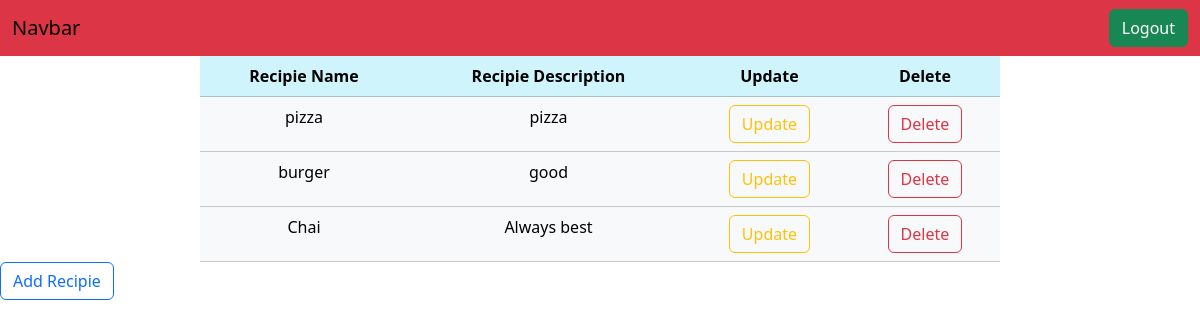
The page / (signed in) on the database as committed earlier.
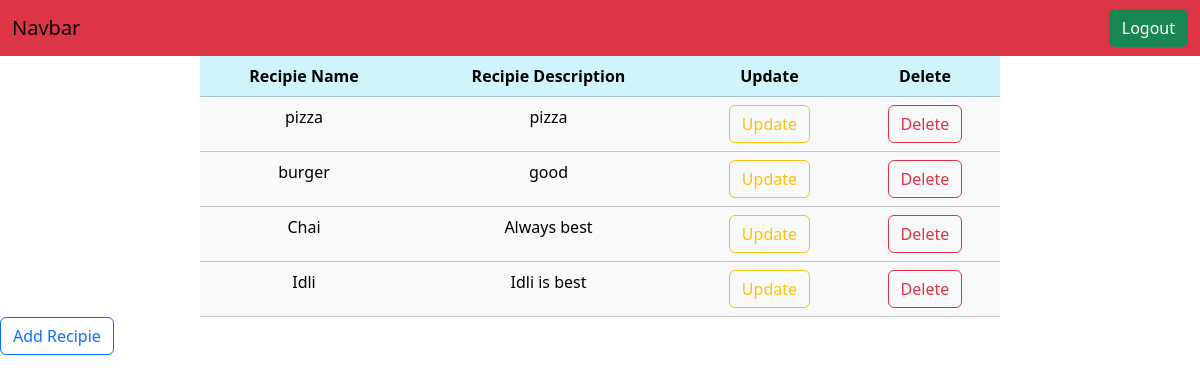
The same page on the database as committed later.
### recipie/models.py (models this page shows)
class Recipie(models.Model):
    user=models.ForeignKey(User,on_delete=models.SET_NULL,null=True,blank=True)
    recipie_name=models.CharField(max_length=200,null=True)
    recipie_description=models.TextField(max_length=1000,null=True)

### recipie/views.py (the view)
# urls.py: path('',showrecipies,name="showrecipies"),
@login_required(login_url="login/")
def showrecipies(request):
    recipies=Recipie.objects.all()
    return render(request,'showrecipies.html',context={'recipies':recipies})

### recipie/templates/showrecipies.html (shortened to what this page needs)
{%extends 'base.html'%}
{%block start%}
<table class="table" style="width: 800px; margin: auto;">
  <tr class="table-info">
    <th style="text-align: center">Recipie Name</th>
    <th style="text-align: center">Recipie Description</th>
    <th style="text-align: center">Update</th>
    <th style="text-align: center">Delete</th>
  </tr>
  {% for recipie in recipies %}
  <tr class="table-light">
    <td class="table-light" style="text-align: center">{{recipie.recipie_name}}</td>
    <td class="table-light" style="text-align: center">{{recipie.recipie_description}}</td>
    <td class="table-light" style="text-align: center">
      <a href="updaterecipie/{{recipie.id}}"
        ><button type="button" class="btn btn-outline-warning">
          Update
        </button></a
      >
    </td>
    <td class="table-light" style="text-align: center">
      <a href="deleterecipie/{{recipie.id}}"
        ><button type="button" class="btn btn-outline-danger">Delete</button></a
      >
    </td>
  </tr>
  {%endfor%}
</table>
<a href="addrecipie/{{username}}"
  ><button type="button" class="btn btn-outline-primary">Add Recipie</button></a
>
{% endblock %}

### recipie/templates/base.html (shortened to what this page needs)
<!DOCTYPE html>
<html lang="en">
<head>
    <link href="https://cdn.jsdelivr.net/npm/bootstrap@5.3.1/dist/css/bootstrap.min.css" rel="stylesheet">
</head>
<body>
    <nav class="navbar bg-danger">
        <div class="container-fluid">
          <a class="navbar-brand">Navbar</a>
          <form class="d-flex" role="search">
            {%if request.user.is_authenticated %}
            <a href="/logout/" class="btn btn-success" type="submit">Logout</a>
            {%else%}
            <a href="/login/" class="btn btn-success" type="submit">Login</a>
            {%endif%}
          </form>
        </div>
      </nav>
    {%block start%}
    {% endblock %}
</body>
</html>

Rows that differ between the two databases and show on the page:
added Recipie: recipie_name "Idli", recipie_description "Idli is best"
